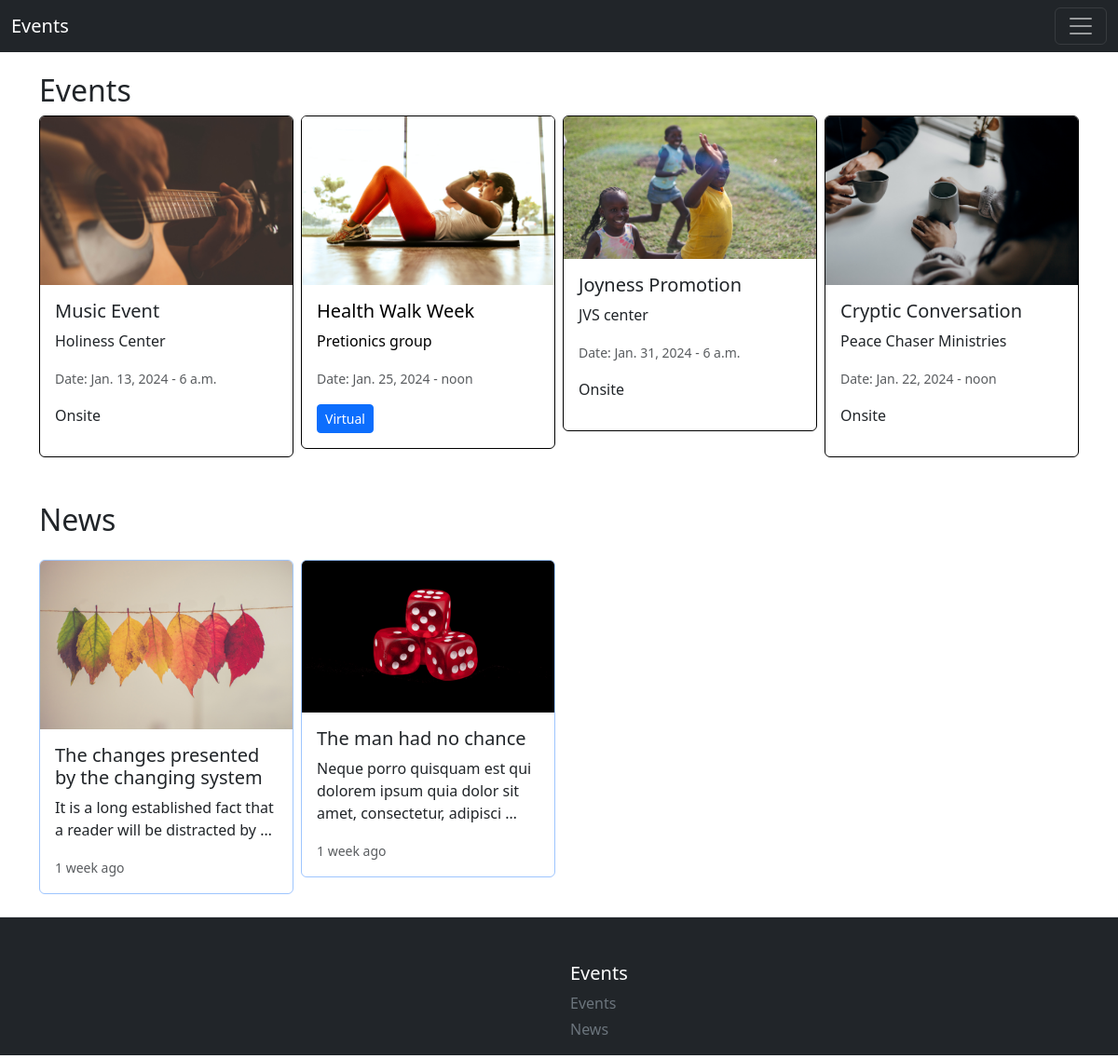
The page / on the database its author committed.
### core/models.py (models this page shows, shortened)
class Event(models.Model):
  created_at = models.DateTimeField(auto_now_add=True, blank=True)
  event_title = models.CharField(max_length=255)
  event_photo = models.ImageField(upload_to='uploads/events')
  slug = models.SlugField()
  description = models.TextField()
  event_type = models.CharField(max_length=100)
  event_date = models.DateField()
  event_time = models.TimeField()
  hosting_church_or_group = models.CharField(max_length=255)
  church_location = models.CharField(max_length=255)
  church_district = models.CharField(max_length=255)
  church_conference = models.CharField(max_length=255)
  website_link = models.CharField(max_length=255, blank=True)
  facebook_link = models.CharField(max_length=255, blank=True)
  instagram_link = models.CharField(max_length=255, blank=True)
  twitter_link = models.CharField(max_length=255, blank=True)
  speaker_name = models.CharField(max_length=50)
  speaker_title = models.CharField(max_length=50)
  speaker_image =models.ImageField(upload_to='uploads/speakers', blank=True)
  on_site = models.BooleanField()
  virtual_link = models.CharField(max_length=255, blank=True)
  sponsor_title = models.CharField(max_length=50, blank=True)
  sponsor_logo = models.ImageField(upload_to='uploads/logos', blank=True)
  class Meta:
     ordering: ('-created_at',)
     verbose_name_plural = 'Events'

class NewsPost(models.Model):
  ACTIVE = 'active'
  DRAFT = 'draft'
  CHOICES_STATUS = (
    (ACTIVE, 'Active'),
    (DRAFT, 'Draft')
  )
  title = models.CharField(max_length=255)
  slug = models.SlugField()
  image = models.ImageField(upload_to='uploads/news', blank=True)
  author = models.CharField(max_length=50, default="Unknown")
  intro = models.TextField()
  body = models.TextField()
  created_at = models.DateTimeField(auto_now_add=True)
  status = models.CharField(max_length=20, choices=CHOICES_STATUS, default=ACTIVE)
  class Meta:
     ordering = ('-created_at',)
     verbose_name_plural = 'News'

### core/views.py (the view)
# urls.py: path('', home_view, name="home"),
def home_view(request):
  events = Event.objects.all()
  news = NewsPost.objects.filter(status=NewsPost.ACTIVE)
  context = {
    'events': events,
    'news': news,
    }
  return render(request, 'index.html', context)

### core/templates/index.html (shortened to what this page needs)
{% extends "base.html" %}
{% block content %}
    <section id="events" class="mt-5">
      <div class="container my-4">
        <div>
          <h2>Events</h2>
        </div>
        <div class="row row-cols-1 row-cols-md-4 g-2">
          {% for event in events %}
            {% if forloop.counter <= 4 %}
              <div class="col">
                <a href="{% url 'event_detail' event.slug %}" style="text-decoration: none; color: black;">
                  <div class="card border-black">
                    {% if event.event_photo.url %}
                    <img src="{{ event.event_photo.url }}" class="card-img-top" alt="...">
                    {% endif %}
                    <div class="card-body">
                      <h5 class="card-title">{{ event.event_title }}</h5>
                      <p class="card-text">{{ event.hosting_church_or_group }}</p>
                      <p class="card-text"><small class="text-body-secondary">Date: {{ event.event_date }} - {{ event.event_time }}</small></p>
                      {% if event.on_site %}
                        <p>Onsite</p>
                      {% else %}
                        <a href="{{ event.virtual_link }}" class="btn btn-sm btn-primary mt-3">Virtual</a>
                      {% endif %}
                    </div>
                  </div>
                </a>
              </div>
            {% endif %}
          {% endfor %}
        </div>
      </div>
    </section>
    <section id="news" class="mt-5">
      <div class="container my-4">
        <div class="my-4">
          <h2>News</h2>
        </div>
        <div class="row row-cols-1 row-cols-md-4 g-2">
          {% for news in news %}
          {% if forloop.counter <= 4 %}
          <div class="col">
            <a href="{% url 'news_post' news.slug %}" style="text-decoration: none;">
              <div class="card border-primary-subtle">
                <img src="{{ news.image.url }}" class="card-img-top" alt="...">
                <div class="card-body">
                  <h5 class="card-title">{{ news.title }}</h5>
                  <p class="card-text">{{ news.intro|truncatewords:13 }}</p>
                  <div class="d-flex justify-content-between align-items-center">
                      <p class="card-text"><small class="text-muted">{{ news.created_at|timesince }} ago</small></p>
                  </div>
                </div>
              </div>
            </a>
          </div>
          {% endif %}
          {% endfor %}
        </div>
      </div>
    </section>
{% endblock %}

### templates/base.html (shortened to what this page needs)
<!doctype html>
<html lang="en">
<head>
  <link href="https://cdn.jsdelivr.net/npm/bootstrap@5.3.2/dist/css/bootstrap.min.css" rel="stylesheet"
>
</head>
<body>
  <header>
    <section id="navigation">
      <nav class="navbar navbar-dark bg-dark fixed-top">
        <div class="container-fluid">
          <a class="navbar-brand" href="{% url 'home' %}">
            Events
          </a>
          <button class="navbar-toggler" type="button" data-bs-toggle="offcanvas" data-bs-target="#offcanvasDarkNavbar" aria-controls="offcanvasDarkNavbar" aria-label="Toggle navigation">
            <span class="navbar-toggler-icon"></span>
          </button>
        </div>
      </nav>
    </section>
    <div style="height: 30px;"></div>
  </header>
  {% block content %}
  {% endblock %}
  <footer class="pt-5 my-md-1 pt-md-5 bg-dark text-white border-top">
    <div class="container">
        <div class="row px-2">
            <div class="col-12 col-md">
            </div>
            <div class="col-6 col-md">
              <h5>Events</h5>
              <ul class="list-unstyled text-small">
                <li class="mb-1"><a class="link-secondary text-decoration-none" href="{% url 'all_events' %}">Events</a></li>
                <li class="mb-1"><a class="link-secondary text-decoration-none" href="{% url 'all_news' %}">News</a></li>
              </ul>
            </div>
          </div>
    </div>
  </footer>
</body>
</html>

### rows shown on the page
Event: event_photo (picture), event_title "Music Event", hosting_church_or_group "Holiness Center", event_date "Jan. 13, 2024", event_time "6 a.m.", on_site "Onsite"
Event: event_photo (picture), event_title "Health Walk Week", hosting_church_or_group "Pretionics group", event_date "Jan. 25, 2024", event_time "noon"
Event: event_photo (picture), event_title "Joyness Promotion", hosting_church_or_group "JVS center", event_date "Jan. 31, 2024", event_time "6 a.m.", on_site "Onsite"
Event: event_photo (picture), event_title "Cryptic Conversation", hosting_church_or_group "Peace Chaser Ministries", event_date "Jan. 22, 2024", event_time "noon", on_site "Onsite"
NewsPost: image (picture), title "The changes presented by the changing system", intro "It is a long established fact that a reader will be distracted by …", created_at "1 week"
NewsPost: image (picture), title "The man had no chance", intro "Neque porro quisquam est qui dolorem ipsum quia dolor sit amet, consectetur, adipisci …", created_at "1 week"
